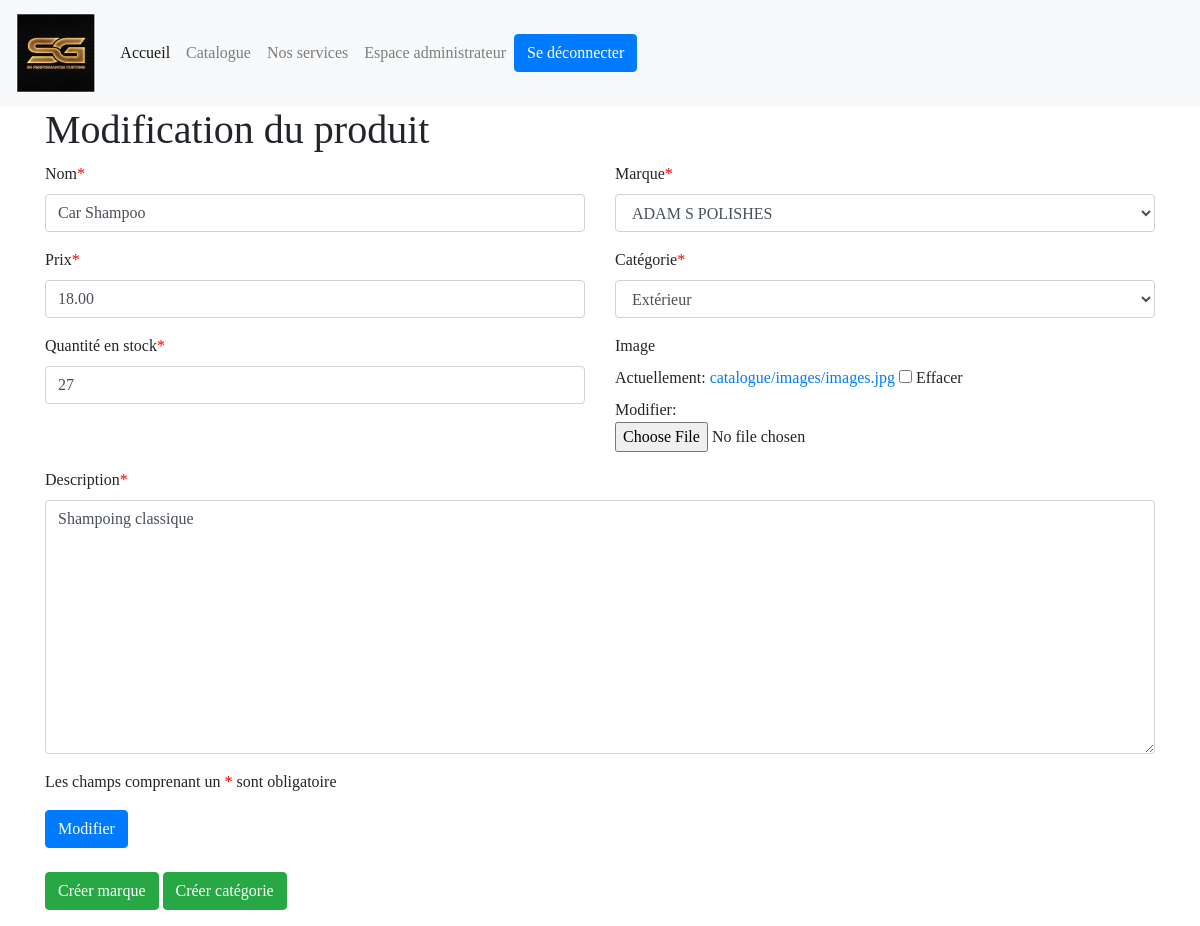
The page /compte/modifierProduit/1 (signed in) on the database its author committed.
### catalogue/models.py (models this page shows, shortened)
class SGPC_PRODUIT(models.Model):
    PRO_NOM = models.CharField(max_length=40)
    PRO_MARQUE = models.ForeignKey(SGPC_MARQUE, on_delete=models.CASCADE)
    PRO_DESCRIPTION = models.TextField(max_length=200)
    PRO_PRIX_CATALOGUE = models.DecimalField(max_digits=12,decimal_places=2,  validators=[MinValueValidator(0.01)])
    PRO_CATEGORIE = models.ForeignKey(SGPC_CATEGORIE, models.CASCADE)
    PRO_QUANTITESTOCK = models.PositiveIntegerField()
    PRO_IMAGE = models.ImageField(default="", blank=True)
    is_active = models.BooleanField(default=True)

### compte/views.py (the view)
# urls.py: path('modifierProduit/<str:pk>', views.modifierProduit, name="modif_produit"),
@login_required(login_url="/login/")#inspirer de https://www.youtube.com/watch?v=eBsc65jTKvw
@user_passes_test(lambda u: u.UTI_is_admin) #inspirer de https://stackoverflow.com/questions/21649439/redirecting-user-passes-testlambda-u-u-is-superuser-if-not-a-superuser-to-an
def modifierProduit(request, pk):
    produit = SGPC_PRODUIT.objects.get(id=pk) # Récupération du produit ayant le même id que que le paramètre "pk"
    form = forms.modifierProduit(instance=produit) # Récupération du formulaire de modification de produit pré-rempli avec les informations du produit
    if request.method == 'POST':
        form = forms.modifierProduit(request.POST, instance=produit)
        if form.is_valid():
            instance = form.save(commit=False)
            instance.save() # Enregistrement des changements dans la base de données
            return redirect('liste_produits')
    context = {
        'form': form,
        'produit': produit,
    }
    return render(request, 'compte/modifierProduit.html', context)

### compte/forms.py
class modifierProduit(forms.ModelForm):
    class Meta:
        model = SGPC_PRODUIT
        fields = ['PRO_NOM', 'PRO_MARQUE', 'PRO_DESCRIPTION', 'PRO_PRIX_CATALOGUE', 'PRO_CATEGORIE', 'PRO_QUANTITESTOCK','PRO_IMAGE']
        labels = {"PRO_NOM": "Nom", "PRO_MARQUE": "Marque", "PRO_DESCRIPTION": "Description", "PRO_PRIX_CATALOGUE": "Prix",
                  "PRO_CATEGORIE": "Catégorie", "PRO_QUANTITESTOCK": "Quantité en stock", "PRO_IMAGE": "Image"}

### catalogue/models.py (called while the page is built)
    def __str__(self):
        return self.MAR_NOM

    def __str__(self):
        return self.CAT_NOM

### compte/templates/compte/modifierProduit.html (shortened to what this page needs)
<!DOCTYPE html>
<html lang="en">
<head>
    {% load static %}
    {% load bootstrap4 %}
    {% load crispy_forms_tags %}
    {% bootstrap_css %}
    <link rel="stylesheet" href="https://cdnjs.cloudflare.com/ajax/libs/font-awesome/4.7.0/css/font-awesome.min.css">
    <link href="{% static 'compte/css/modifierProduit.css' %}" rel="stylesheet" type="text/css">
</head>
<body>
    {% include 'nav.html' %}
    <div class="container">
        <div class="form-group">
            <h1>Modification du produit</h1>
            <form action="{% url 'modif_produit' produit.id %}" method="post">
                <div class="row">
                    <div class="col-6">
                        {{ form.PRO_NOM|as_crispy_field }}
                    </div>
                    <div class="col-6">
                        {{ form.PRO_MARQUE|as_crispy_field }}
                    </div>
                    <div class="col-6">
                        {{ form.PRO_PRIX_CATALOGUE|as_crispy_field }}
                    </div>
                    <div class="col-6">
                        {{ form.PRO_CATEGORIE|as_crispy_field }}
                    </div>
                    <div class="col-6">
                        {{ form.PRO_QUANTITESTOCK|as_crispy_field }}
                    </div>
                    <div class="col-6">
                        {{ form.PRO_IMAGE|as_crispy_field }}
                    </div>
                    <div class="col-12">
                        {{ form.PRO_DESCRIPTION|as_crispy_field }}
                    </div>
                </div>
                <p>Les champs comprenant un <span class="asteriskField">*</span>  sont obligatoire</p>
                <input type="submit" class="btn btn-primary" value="Modifier">
            </form>
            <br>
                <a href="{% url 'creerMarque'%}"> <button class="btn btn-success">Créer marque</button></a><a href="{% url 'creerCategorie'%}"> <button class="btn btn-success">Créer catégorie</button></a>
        </div>
    </div>
</body>
</html>

### compte/static/compte/css/modifierProduit.css (style rules this page uses)
* { margin: 0; padding: 0; font-family: Bahnschrift; }
.asteriskField { color: red; }

### rows shown on the page
SGPC_PRODUIT: PRO_NOM "Car Shampoo", PRO_MARQUE "ADAM S POLISHES", PRO_PRIX_CATALOGUE "18.00", PRO_CATEGORIE "Extérieur", PRO_QUANTITESTOCK "27", PRO_DESCRIPTION "Shampoing classique"
